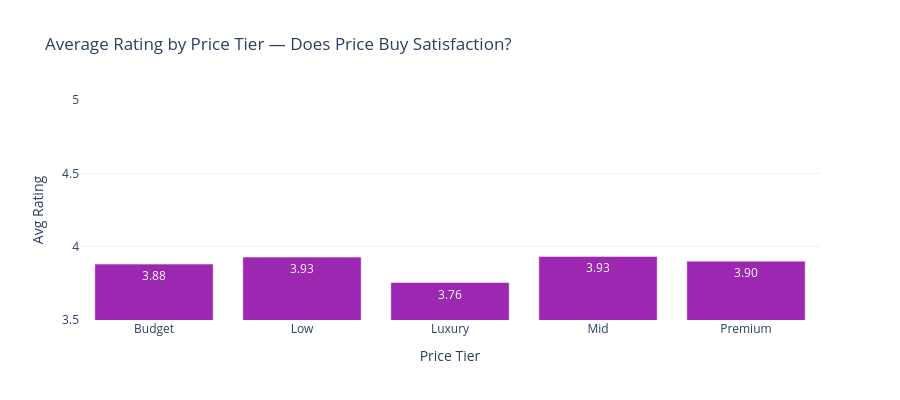

Source (notebook cell):
### Markdown cell above
### 3.5 — Price vs Rating Relationship

Do more expensive products get better reviews? Or is there a backlash effect at high prices?

### Code cell
tier_rating = (
    df_price.groupby(TIER_COL)
    .agg(
        avg_rating=(TIER_AVG_RATING, 'mean'),
        total_products=(TIER_PRODUCTS, 'sum')
    )
    .reset_index()
)

fig = px.bar(
    tier_rating,
    x=TIER_COL, y='avg_rating',
    title='Average Rating by Price Tier — Does Price Buy Satisfaction?',
    labels={TIER_COL: 'Price Tier', 'avg_rating': 'Avg Rating'},
    template=TEMPLATE,
    color_discrete_sequence=['#9C27B0'],
    text_auto='.2f'
)
fig.update_yaxes(range=[3.5, 5.0])
fig.update_layout(height=400)
save_chart(fig, '05_price_vs_rating')
fig.show()

### Figure 1 — Plotly figure (JSON) as saved in the notebook; plotly's stock layout.template omitted (floating-point values rounded to 4 significant figures)
{"data": [{"hovertemplate": "Price Tier=%{x}<br>Avg Rating=%{y}<extra></extra>", "legendgroup": "", "marker": {"color": "#9C27B0", "pattern": {"shape": ""}}, "name": "", "orientation": "v", "showlegend": false, "textposition": "auto", "texttemplate": "%{y:.2f}", "type": "bar", "x": ["Budget", "Low", "Luxury", "Mid", "Premium"], "xaxis": "x", "y": [3.881, 3.929, 3.755, 3.933, 3.901], "yaxis": "y"}], "layout": {"barmode": "relative", "height": 400, "legend": {"tracegroupgap": 0}, "title": {"text": "Average Rating by Price Tier — Does Price Buy Satisfaction?"}, "xaxis": {"anchor": "y", "domain": [0, 1], "title": {"text": "Price Tier"}}, "yaxis": {"anchor": "x", "domain": [0, 1], "range": [3.5, 5], "title": {"text": "Avg Rating"}}}}
